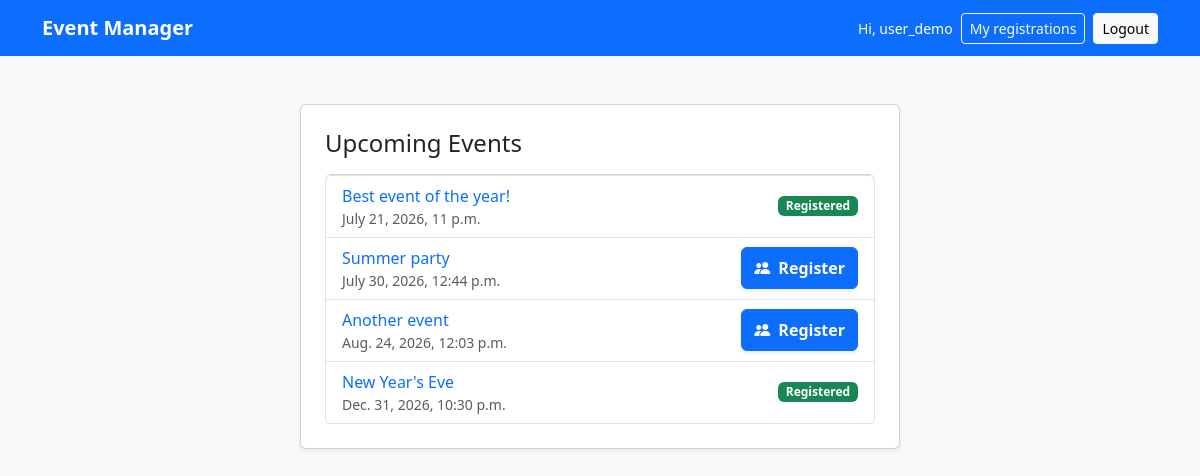
The page /events/ (signed in) on the database as committed earlier.
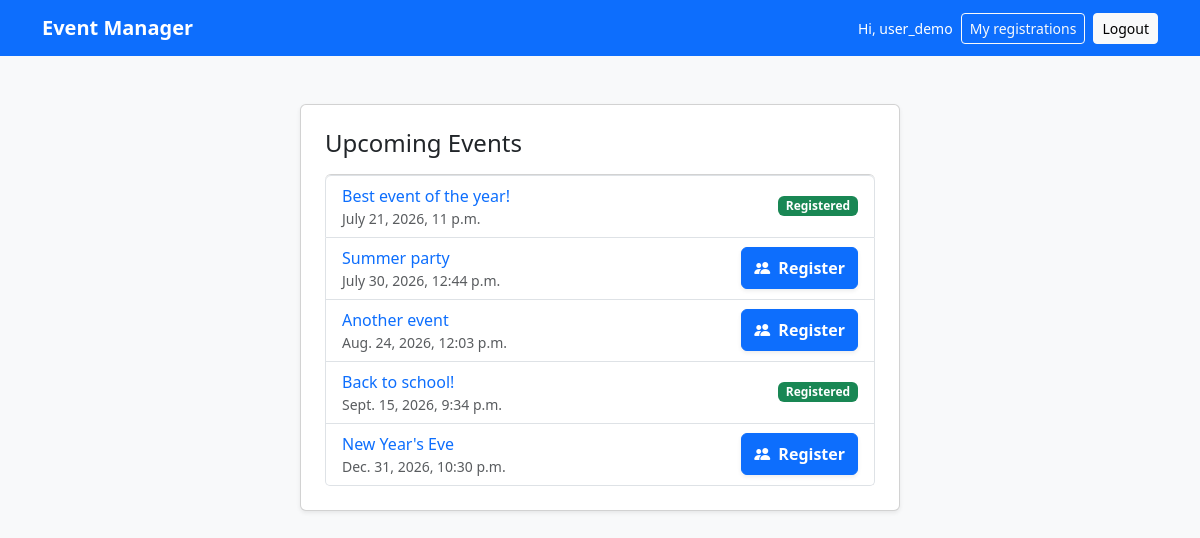
The same page on the database as committed later.
### events/models.py (models this page shows, shortened)
class Event(models.Model):
    organizer = models.ForeignKey(CustomUser, on_delete=models.CASCADE)
    title = models.CharField(max_length=100)
    date = models.DateTimeField()
    description = models.TextField()
    location = models.CharField(max_length=255)
    class Meta:
        ordering = ["date"]
    def get_absolute_url(self):
        return reverse("event_detail", kwargs={"pk": self.pk})

### events/views.py (the view)
# urls.py: path("", EventListView.as_view(), name="event_list"),
class EventListView(AttendeeRequiredMixin, ListView):
    model = Event
    template_name = "event_list.html"
    def get_context_data(self, **kwargs):
        context = super().get_context_data(**kwargs)
        context["registered_event_ids"] = set(
            Registration.objects.filter(attendee=self.request.user).values_list("event_id", flat=True)
        )
        return context

### accounts/mixins.py (called while the page is built)
    def test_func(self):
        return not self.request.user.is_organizer()

### accounts/models.py (called while the page is built)
    def is_organizer(self) -> bool:
        return self.role == "O"

### templates/event_list.html
{% extends "base.html" %}
{% block body %}
<div class="container d-flex flex-column align-items-center py-5">
    <div class="card shadow-sm p-4" style="width: 600px;">
        <div class="d-flex justify-content-between align-items-center mb-3">
            <h2 class="h4 mb-0 text-dark">Upcoming Events</h2>
        </div>
        {% if event_list %}
            <ul class="list-group">
                {% for event in event_list %}
                    <li class="list-group-item d-flex justify-content-between align-items-center">
                        <div>
                            <a href="{{ event.get_absolute_url }}" class="text-decoration-none">{{ event.title }}</a>
                            <div class="text-muted small">{{ event.date }}</div>
                        </div>
                        {% if event.id in registered_event_ids %}
                            <span class="badge bg-success">Registered</span>
                        {% else %}
                            <div class="text-center">
                                <a href="{% url 'new_registration' event.pk %}" class="btn btn-primary w-100 py-2 shadow-sm fw-semibold">
                                    <i class="bi bi-people-fill me-2"></i>Register
                                </a>
                            </div>
                        {% endif %}
                    </li>
                {% endfor %}
            </ul>
        {% else %}
            <div class="text-center text-muted small">
                No upcoming events yet.
            </div>
        {% endif %}
    </div>
</div>
{% endblock body %}

Rows that differ between the two databases and show on the page:
added Event: title "Back to school!", date "Sept. 15, 2026, 9:34 p.m.", shows "Registered"
computed for Event "New Year's Eve": text "Registered" → "Register"
